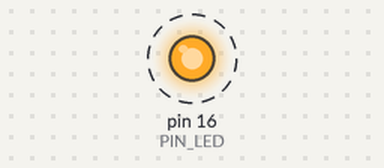
Simulated run of this sketch. Board: Arduino Uno, built with avr-gcc and run on an emulated ATmega328P. Shown: output pins drawn as LEDs (lit = HIGH). Dashed ring = blinking.

Above: at 0.5 s.
Timing chart, 0 to 4.6 s (numbered marks = the images above):
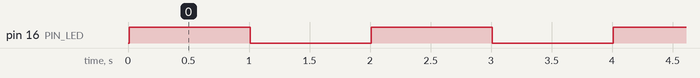

The sketch:

_0100_Blink.ino
```cpp
const int PIN_LED = 16;

void init_hardware()
{
  Serial.begin(115200);

  pinMode(PIN_LED, OUTPUT);

  delay(10);
  Serial.println();
  Serial.println();
}

void setup() {
  init_hardware();
}

void loop() {
  digitalWrite( PIN_LED, HIGH );
  delay( 1000 );
  digitalWrite( PIN_LED, LOW );
  delay( 1000 );
}
```

Measured:
- by itself, pin 16 (PIN_LED): alternates HIGH for 1.0 s and LOW for 1.0 s
